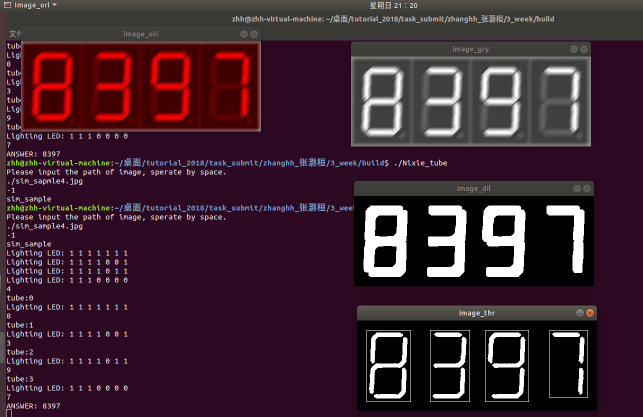
//> input picture task_submit/zhanghh_张灏桓/3_week/answer/4.png, 1285 x 834 px, given in place of 4.jpg, which was not available (shown at 1/2 size)
$ ./main   (built with g++ and OpenCV 4)
//> lines starting //> are read from the running program, lines starting //| are printed output that depends on the picture; pictures that were not available may be replaced by others from this repository, and a replacement may not be noted
/*Title:LEDdetect.hpp
*Author:Chen Ruijia
*Revised:Chen Ruijia
*Date:2018-11-8
*Version:1.0.0
*Abstract: A program to realize the SIFT keypoints matching algorithm
*/
#include <iostream>
#include <opencv2/core/core.hpp>
#include <opencv2/highgui/highgui.hpp>
#include <opencv2/imgproc/imgproc.hpp>
#include <vector>
#include "sift.hpp"


using namespace std;
using namespace cv;

int main(int argc, char **argv)
{
	cv::Mat src1 = cv::imread("data/4.jpg");
//> src1 is the input picture: 834 rows x 1285 cols, CV_8UC3; mean B, G, R 47.6, 35, 61.1
	cv::Mat src2 = cv::imread("data/5.jpg");
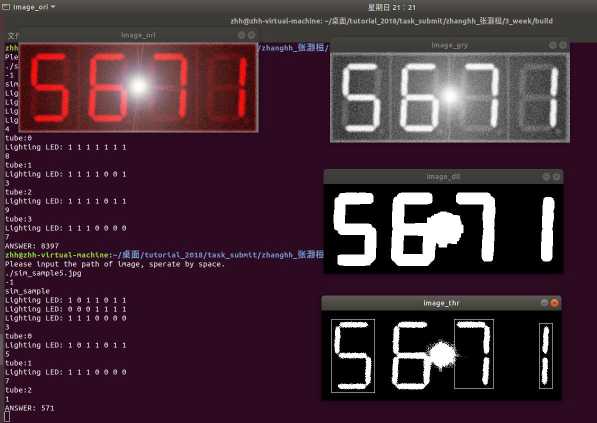
//> input picture task_submit/zhanghh_张灏桓/3_week/answer/5.jpg, 1193 x 846 px (shown at 1/2 size)
//> src2 is the input picture: 846 rows x 1193 cols, CV_8UC3; mean B, G, R 54.4, 43, 66.2
	cv::resize(src1,src1,Size(450,600) ,0, 0, INTER_LINEAR);
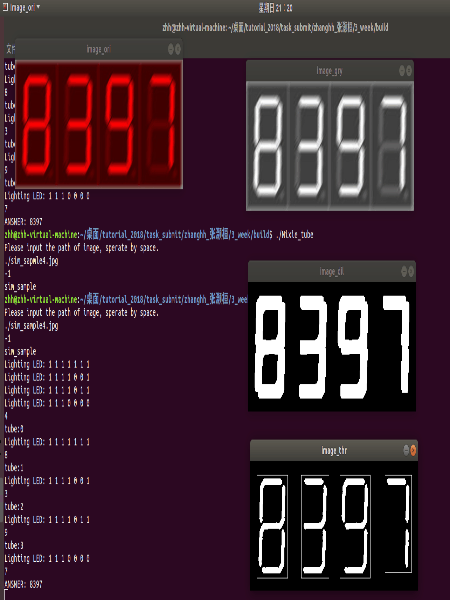
//> src1: 600 rows x 450 cols, CV_8UC3; mean B, G, R 47.6, 35, 61
	cv::resize(src2,src2,Size(450,600) ,0, 0, INTER_LINEAR);
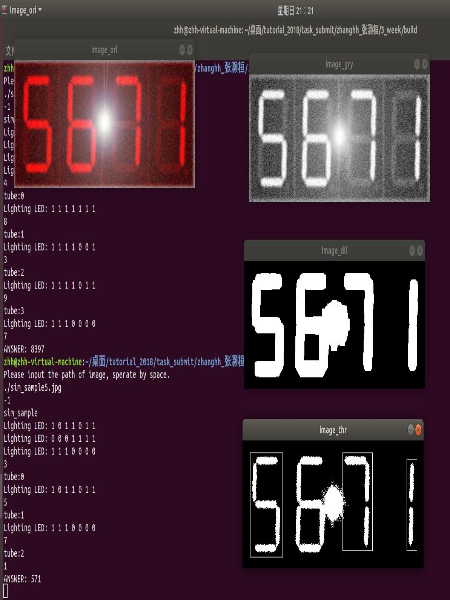
//> src2: 600 rows x 450 cols, CV_8UC3; mean B, G, R 54.3, 42.9, 66.2
	Size size(src1.cols+src2.cols,MAX(src1.rows,src2.rows));
//> size = Size(900, 600)
	cv::Mat src;
	src.create(size,src1.type());
	//combine two pictures
	//src1.colRange(0,src1.cols).copyTo(src.colRange(0,src1.cols));
	Mat src1_out,src2_out;
	src1_out = src(Rect(0,0,src1.cols,src1.rows));
	src2_out = src(Rect(src1.cols,0,src2.cols,src2.rows));
	src1.copyTo(src1_out);
	src2.copyTo(src2_out);
	//src2.colRange(0,src2.cols).copyTo(src.colRange(src1.cols+1,src.cols));
	//imshow("CombinePicture",src);
	if(src1.empty() || src2.empty())
	{
		cout << "image open error! "<<endl;
		getchar();
		return -1;
	}
	if(src1.channels()!=3 || src2.channels()!=3)  return -2;

//> (the run ends here: the program needs code that is not available in this run, at `vector<Keypoint> features1;`)
